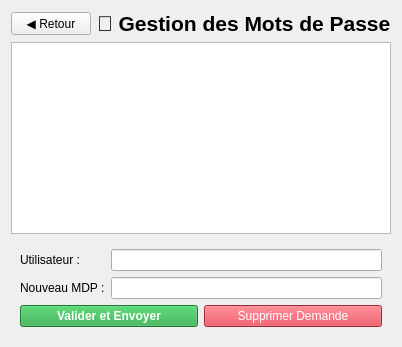
      <widget class="QWidget" name="pageGestionMDP">
       <layout class="QVBoxLayout" name="layoutGestionMDP">
        <item>
         <layout class="QHBoxLayout" name="headerMDP">
          <item>
           <widget class="QPushButton" name="btnRetourMDP">
            <property name="text">
             <string>◀ Retour</string>
            </property>
           </widget>
          </item>
          <item>
           <widget class="QLabel" name="labelTitleMDP">
            <property name="font">
             <font>
              <pointsize>16</pointsize>
              <bold>true</bold>
             </font>
            </property>
            <property name="text">
             <string>🔑 Gestion des Mots de Passe</string>
            </property>
           </widget>
          </item>
          <item>
           <spacer name="spacerMDP">
            <property name="orientation">
             <enum>Qt::Orientation::Horizontal</enum>
            </property>
            <property name="sizeHint" stdset="0">
             <size>
              <width>0</width>
              <height>0</height>
             </size>
            </property>
           </spacer>
          </item>
         </layout>
        </item>
        <item>
         <widget class="QTableView" name="tableViewDemandes"/>
        </item>
        <item>
         <widget class="QFrame" name="frameMDPAction">
          <property name="maximumSize">
           <size>
            <width>16777215</width>
            <height>150</height>
           </size>
          </property>
          <layout class="QGridLayout" name="gridMDP">
           <item row="0" column="0">
            <widget class="QLabel" name="label_75">
             <property name="text">
              <string>Utilisateur :</string>
             </property>
            </widget>
           </item>
           <item row="0" column="1">
            <widget class="QLineEdit" name="lineEdit_selectedUser">
             <property name="readOnly">
              <bool>true</bool>
             </property>
            </widget>
           </item>
           <item row="1" column="0">
            <widget class="QLabel" name="label_76">
             <property name="text">
              <string>Nouveau MDP :</string>
             </property>
            </widget>
           </item>
           <item row="1" column="1">
            <widget class="QLineEdit" name="lineEdit_newPass"/>
           </item>
           <item row="2" column="0" colspan="2">
            <layout class="QHBoxLayout" name="horMDPBtns">
             <item>
              <widget class="QPushButton" name="btnValiderReset">
               <property name="text">
                <string>Valider et Envoyer</string>
               </property>
               <property name="styleSheet">
                <string notr="true">background-color: #28a745; color: white; font-weight: bold;</string>
               </property>
              </widget>
             </item>
             <item>
              <widget class="QPushButton" name="btnSupprimerDemande">
               <property name="text">
                <string>Supprimer Demande</string>
               </property>
               <property name="styleSheet">
                <string notr="true">background-color: #dc3545; color: white;</string>
               </property>
              </widget>
             </item>
            </layout>
           </item>
          </layout>
         </widget>
        </item>
       </layout>
      </widget>
